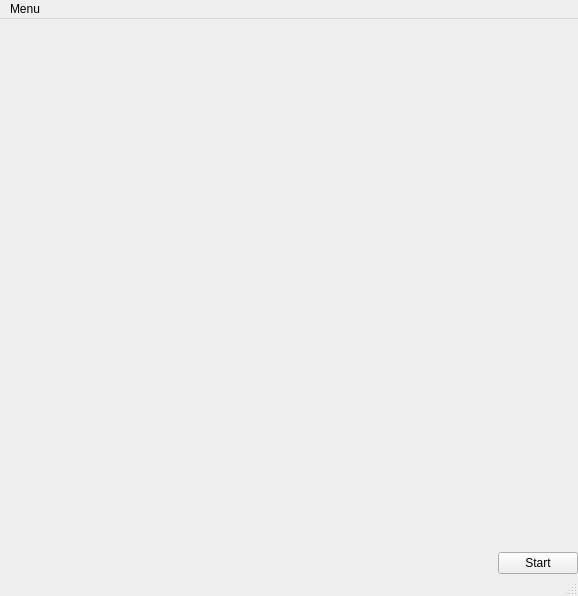
<?xml version="1.0" encoding="UTF-8"?>
<ui version="4.0">
 <class>MainWindow</class>
 <widget class="QMainWindow" name="MainWindow">
  <property name="geometry">
   <rect>
    <x>0</x>
    <y>0</y>
    <width>578</width>
    <height>596</height>
   </rect>
  </property>
  <property name="windowTitle">
   <string>MainWindow</string>
  </property>
  <widget class="QWidget" name="centralwidget">
   <layout class="QGridLayout" name="gridLayout">
    <property name="horizontalSpacing">
     <number>0</number>
    </property>
    <property name="margin">
     <number>0</number>
    </property>
    <item row="0" column="0">
     <layout class="QVBoxLayout" name="verticalLayout">
      <item>
       <widget class="ImageView" name="widget" native="true">
        <property name="sizePolicy">
         <sizepolicy hsizetype="MinimumExpanding" vsizetype="MinimumExpanding">
          <horstretch>0</horstretch>
          <verstretch>0</verstretch>
         </sizepolicy>
        </property>
        <property name="minimumSize">
         <size>
          <width>576</width>
          <height>512</height>
         </size>
        </property>
       </widget>
      </item>
      <item>
       <layout class="QHBoxLayout" name="horizontalLayout">
        <item>
         <spacer name="horizontalSpacer">
          <property name="orientation">
           <enum>Qt::Horizontal</enum>
          </property>
          <property name="sizeHint" stdset="0">
           <size>
            <width>40</width>
            <height>20</height>
           </size>
          </property>
         </spacer>
        </item>
        <item>
         <widget class="QPushButton" name="startButton">
          <property name="text">
           <string>Start</string>
          </property>
         </widget>
        </item>
       </layout>
      </item>
     </layout>
    </item>
   </layout>
  </widget>
  <widget class="QMenuBar" name="menubar">
   <property name="geometry">
    <rect>
     <x>0</x>
     <y>0</y>
     <width>578</width>
     <height>25</height>
    </rect>
   </property>
   <widget class="QMenu" name="menuMenu">
    <property name="title">
     <string>Menu</string>
    </property>
    <addaction name="actionScreenshot"/>
    <addaction name="actionExit"/>
   </widget>
   <addaction name="menuMenu"/>
  </widget>
  <widget class="QStatusBar" name="statusbar"/>
  <action name="actionScreenshot">
   <property name="text">
    <string>Screenshot</string>
   </property>
   <property name="shortcut">
    <string>Ctrl+E</string>
   </property>
  </action>
  <action name="actionExit">
   <property name="text">
    <string>Exit</string>
   </property>
   <property name="shortcut">
    <string>Alt+X</string>
   </property>
  </action>
 </widget>
 <customwidgets>
  <customwidget>
   <class>ImageView</class>
   <extends>QWidget</extends>
   <header>imageview.h</header>
   <container>1</container>
  </customwidget>
 </customwidgets>
 <resources/>
 <connections/>
</ui>
